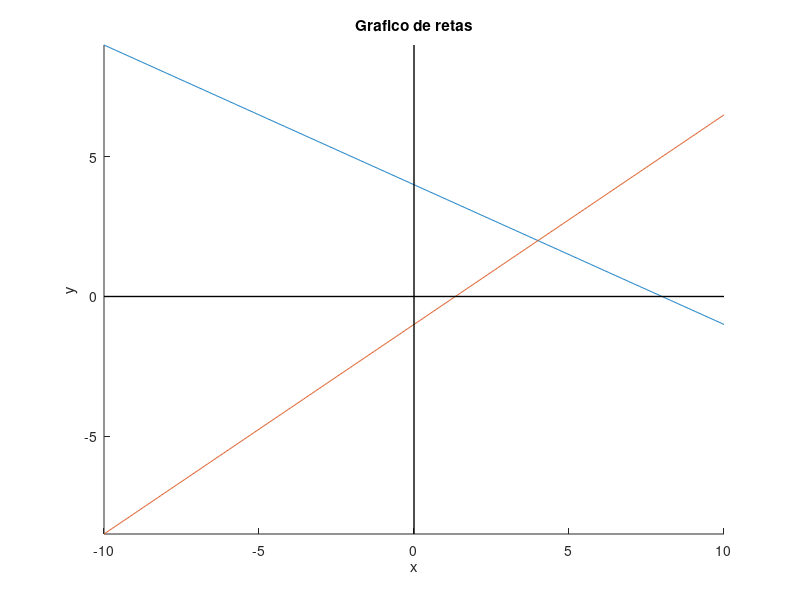

MATLAB code for this plot:
clc;
close all

x_min = -10;
x_max = 10;
espacamento = 0.025;

x = x_min:espacamento:x_max;   %intervalo do eixo x -> (x_min):(espacamento dos pontos):(x_max)

%modifique as equacoes abaixo para plotar outras retas
%------------------------------------------------------
y1 = 4 - 0.5*x;     %equacao da reta1 x + 2y = 8
y2 = (3/4)*x - 1;   %equacao da reta2 3x -4y = 4
%------------------------------------------------------

y_min = min([y1 y2]);
y_max = max([y1 y2]);


%grid off
hold on
plot(x,y1)  %plota a reta 1 
plot(x,y2)  %plota a reta 2
plot([x_min x_max],[0 0],'-k','linewidth',1);
plot([0 0], [y_min y_max],'-k','linewidth',1);
hold off

axis ([x_min x_max y_min y_max]);
xlabel ("x");
ylabel ("y");
title ("Grafico de retas");
